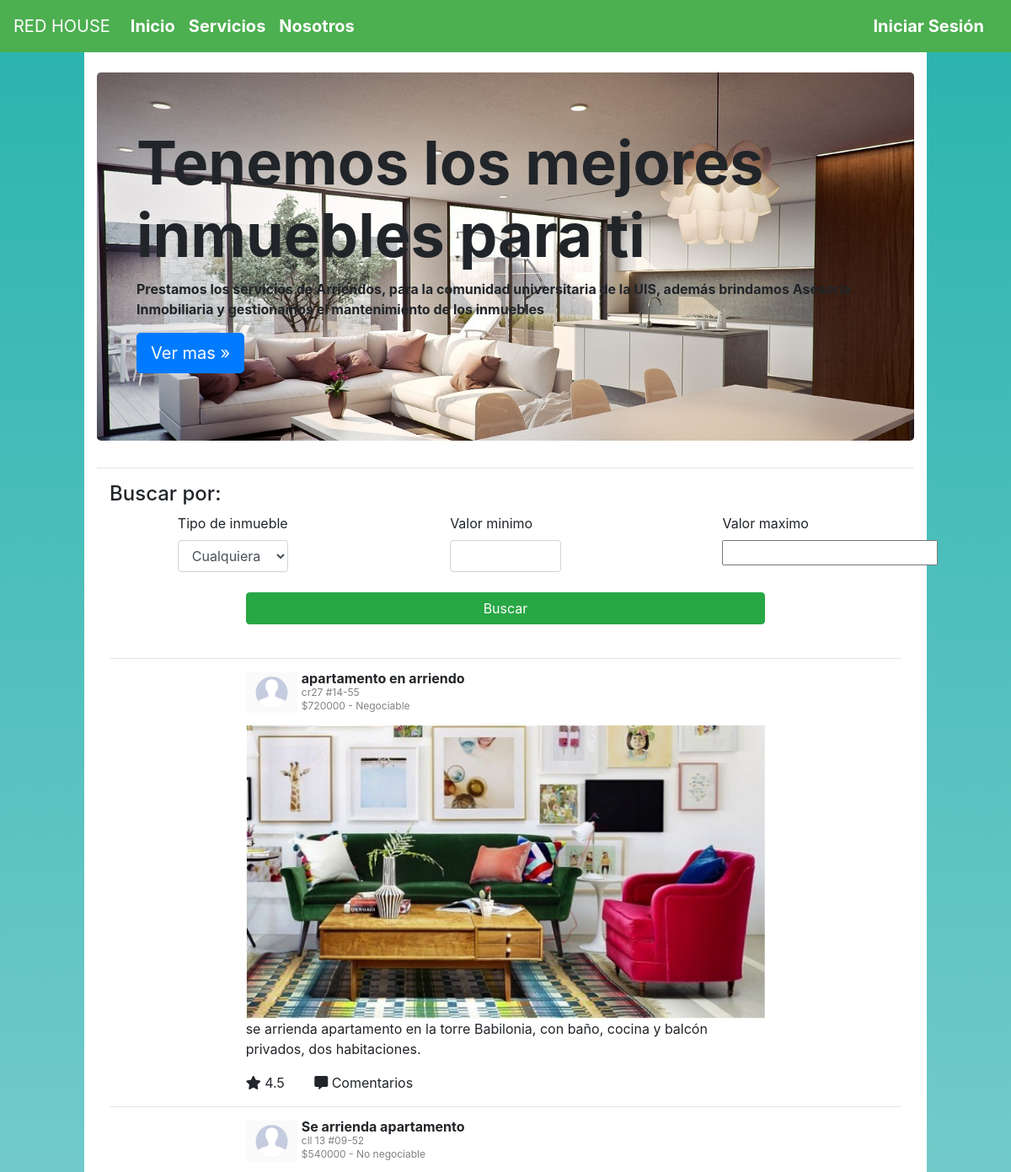
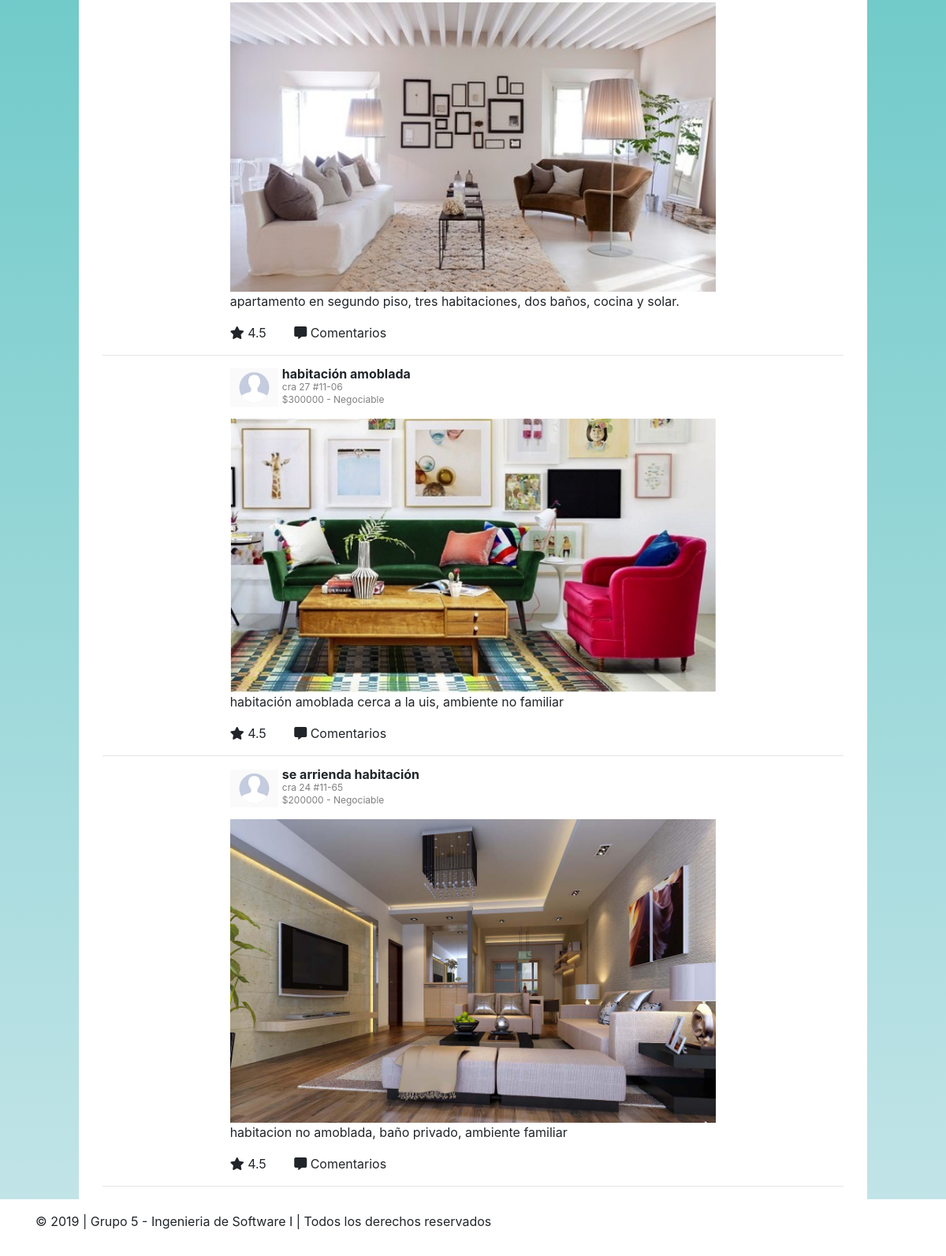
The page / on the database its author committed (2 pictures, top to bottom).
### tables this page shows
CREATE TABLE `publicacion` (
  `idPublicacion` int(11) NOT NULL,
  `nombre` varchar(30) DEFAULT NULL,
  `ubicacion` varchar(20) DEFAULT NULL,
  `precio` int(11) DEFAULT NULL,
  `descripcion` varchar(150) DEFAULT NULL,
  `fechaPublicada` datetime DEFAULT NULL,
  `estado` char(1) DEFAULT NULL,
  `negociable` char(1) DEFAULT NULL,
  `tipoInmueble` varchar(20) DEFAULT NULL,
  `urlImagen` varchar(100) DEFAULT NULL,
  `idCliente` varchar(20) DEFAULT NULL
);

### index.php (the view, shortened to what this page needs)
<!DOCTYPE html>
<html lang="en">
<head>
    <?php
        include("funciones.php");
        $conexion = conectar();
        $sql = "select * from publicacion";
        $r = mysqli_query($conexion,$sql);
    ?>
    <link rel="stylesheet" href="https://stackpath.bootstrapcdn.com/bootstrap/4.3.1/css/bootstrap.min.css">
    <link rel="stylesheet" href="estilo.css">
    <link rel="stylesheet" href="https://use.fontawesome.com/releases/v5.8.1/css/all.css">
</head>
<body>
    <?PHP
        encabezado();
    ?>
    <div class="container-fluid">
        <div class="row">
            <div class="col-md-1"></div>
            <div class="col-md-10 fondo">
            <br>
                <div class="jumbotron banner col-md-12">
                    <div class="container">
                        <h1 class="display-3 texto-banner">Tenemos los mejores inmuebles para ti</h1>
                        <p class="texto-banner">Prestamos los servicios de Arriendos, para la comunidad universitaria de la UIS, además brindamos Asesoría Inmobiliaria y gestionamos el mantenimiento de los inmuebles </p>
                        <p><a class="btn btn-primary btn-lg" href="#" role="button">Ver mas &raquo;</a></p>
                    </div>
                </div>
                <hr>
                <div class="container">
                    <h4 class="row col-md-8 fondo"> Buscar por:</h4>
                    <div class="row">
                        <div class="col-md-1"></div>
                        <div class="col-md-2">
                            <label> Tipo de inmueble </label>
                            <select id="tipo" class="form-control">
                                <option>Cualquiera</option>
                            </select>
                        </div>
                        <div class="col-md-2"></div>
                        <div class="col-md-2">
                            <label> Valor minimo </label>
                            <input id="val_min" type="number" name="val_min" class="form-control">
                        </div>
                        <div class="col-md-2"></div>
                        <div class="col-md-2">
                            <label> Valor maximo</label>
                            <input id="val_max" type="number" name="val_max">
                        </div>
                        <div class="col-md-1"></div>
                    </div>
                    <br>
                    <div class="row">
                        <div class="col-md-2"></div>
                        <div class="col-md-8">
                            <div class="btn btn-success botonDetalles btn-block" role="button" id="buscar">Buscar</div>
                        </div>
                        <div class="col-md-2"></div>
                    </div>
                    <br>
                    <hr>
                    <div id="lista_publicaciones">
                    <?PHP
                        while ($publicacion = mysqli_fetch_array($r)){
                    ?>
                            <div class="row">
                                <div class="col-md-2"></div>
                                <div class="col-md-8">
                                    <div class="divImagenPerfil">
                                        <img src="imagenes/im_perfil.png" alt="foto de perfil" style="width: 100%">
                                    </div>
                                    <div class="encabezadoPublicacion">
                                        <span class="tituloPublicacion"><?PHP echo $publicacion['nombre'];?></span></br>
                                        <span class="subtituloPublicacion"><?PHP  echo $publicacion['ubicacion'];?></span></br>
                                        <span class="subtituloPublicacion">$<?PHP echo $publicacion['precio'];?> -
                                            <?PHP
                                                if($publicacion['negociable'] == '0') $negociable = 'No negociable';
                                                else $negociable = 'Negociable';
                                                echo $negociable;
                                            ;?></span>
                                    </div>
                                    <div class="imagenPublicacion">
                                        <img <?PHP echo 'src='.$publicacion['urlImagen'];?> alt="foto de perfil" style="width: 100%">
                                    </div>
                                    <div class="descripcionPublicacion">
                                        <p><?PHP echo $publicacion['descripcion'];?></p>
                                    </div>
                                    <div class="botonesPublicacion">
                                        <span class="botonPublicacion"><i class="fas fa-star"></i> 4.5</span>
                                        <span ><i class="fas fa-comment-alt"></i> Comentarios</span>
                                    </div>
                                </div>
                                <div class="col-md-2">
                                </div>
                            </div>
                            <hr>
                    <?PHP
                        }
                    ?>
                    </div>
                </div>
            </div>
            <div class="col-md-1"></div>
        </div>
    </div>
    <footer class="footer mt-auto py-3 fondo">
        <div class="container">
        <p>&copy; 2019 | Grupo 5 - Ingenieria de Software I | Todos los derechos reservados</p>
        </div>
    </footer>
</body>
</html>

### funciones.php (shortened to what this page needs)
<?PHP
	function encabezado(){
		if(isset($_SESSION['correo'])){
			if($_SESSION['correo'] == 'admin'){
				encabezadoAdmin();
			}else  encabezadoCliente();
		}else encabezado0();
	}
	function encabezado0(){
		echo '<nav class="navbar navbar-expand-lg navbar-light bg-light col-md-12" style="background:#4CAF50 !important">
        <a class="navbar-brand" href="#" style="color:white">RED HOUSE</a>
        <button class="navbar-toggler" type="button" data-toggle="collapse" data-target="#navbarNavDropdown" aria-controls="navbarNavDropdown" aria-expanded="false" aria-label="Toggle navigation">
            <span class="navbar-toggler-icon"></span>
        </button>
        <div class="collapse navbar-collapse" id="navbarNavDropdown" >
            <ul class="navbar-nav" >
                <li class="nav-item active" >
                    <a class="nav-link letra_enca" href="index.php" >Inicio<span class="sr-only">(current)</span></a>
                </li>
                <li class="nav-item active ">
                    <a class="nav-link letra_enca" href="#">Servicios</a>
                </li>
                <li class="nav-item active ">
                    <a class="nav-link letra_enca" href="#">Nosotros</a>
                </li>
            </ul>
        </div>
        <ul class="nav justify-content-end" >
            <li class="nav-item">
                <a class="nav-link active letra_enca" href="ingreso.php">Iniciar Sesión</a>
            </li>
        </ul>
    </nav>';
	}
?>

### estilo.css (style rules this page uses)
.letra_enca { font-size: 20px; font-weight: bold; color: white !important; }
.banner { background-image:url('imagenes/banner2.jpg'); background-size: cover; }
.texto-banner { font-weight: bold; }
.divImagenPerfil { display: inline-block; width: 10%; position: relative; bottom: 15px; }
.encabezadoPublicacion { display: inline-block; line-height: 15px; }
.tituloPublicacion { display: inline-block; font-size: 16px; font-weight: bold; }
.subtituloPublicacion { display: inline-block; font-size: 12px; color: gray; }
.botonPublicacion { padding-right: 5%; }
.fondo { background: white; }
html { height:100%; width:100%; background: linear-gradient(to bottom, #29B3AE, #C5E5E9); }
body { background:none; }

### rows shown on the page
publicacion: nombre "apartamento en arriendo", ubicacion "cr27 #14-55", precio "720000", negociable "Negociable", urlImagen (picture), descripcion "se arrienda apartamento en la torre Babilonia, con baño, cocina y balcón privados, dos habitaciones."
publicacion: nombre "Se arrienda apartamento", ubicacion "cll 13 #09-52", precio "540000", negociable "No negociable", urlImagen (picture), descripcion "apartamento en segundo piso, tres habitaciones, dos baños, cocina y solar."
publicacion: nombre "habitación amoblada", ubicacion "cra 27 #11-06", precio "300000", negociable "Negociable", urlImagen (picture), descripcion "habitación amoblada cerca a la uis, ambiente no familiar"
publicacion: nombre "se arrienda habitación", ubicacion "cra 24 #11-65", precio "200000", negociable "Negociable", urlImagen (picture), descripcion "habitacion no amoblada, baño privado, ambiente familiar"
